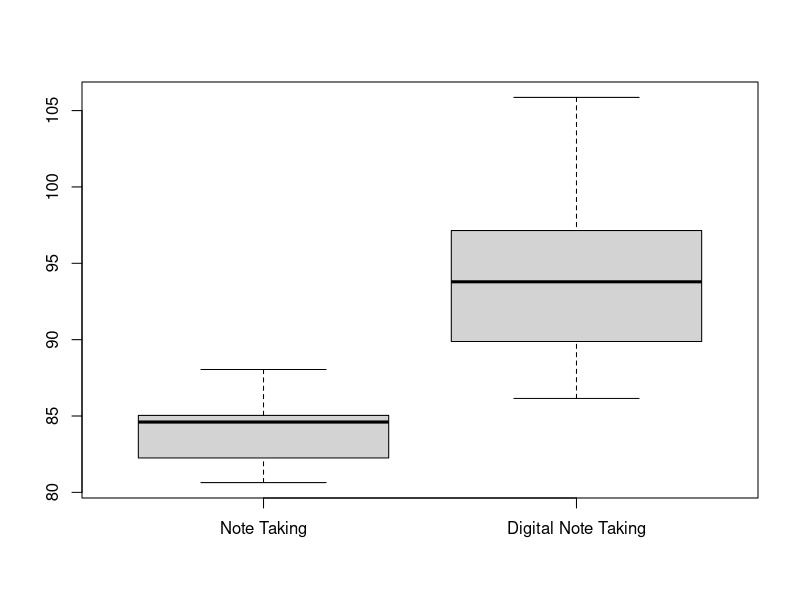

Generate this figure with R:
## ---- chunk 1
knitr::opts_chunk$set(echo = TRUE, comment = NA)
## ---- chunk 2
set.seed(5307)
Gaby_Garden <-round(rnorm(25,4.7,2),digits=0)
Gaby_Garden[Gaby_Garden <1] <- 1
Gaby_Garden[Gaby_Garden > 5] <-5
Kim_Garden <-round(rnorm(25,3.1,4),digits=0)
Kim_Garden[Kim_Garden <1] <- 1
Kim_Garden[Kim_Garden > 5] <-5
t.test(Gaby_Garden,Kim_Garden,var.equal = TRUE,alternative = "greater")
## ---- chunk 3
x<-data.frame(note_taking = rnorm(20,84,3),digital_note = rnorm(20,94,5))
boxplot(x$note_taking,x$digital_note,names = c("Note Taking", "Digital Note Taking"))
